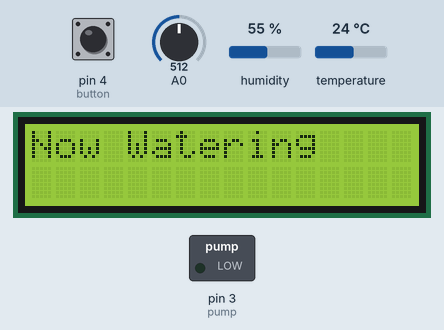
The sketch below on a simulated Arduino Uno, built with avr-gcc and run on an emulated ATmega328P. Parts: 16×2 character LCD, switched loads named in the sketch (green lamp = pin HIGH). The test bench sets the inputs (shaded band); at power-on: A0 = 512, humidity 55 %, pin 4 (button) LOW, temperature 24 °C. What the sketch prints to the serial monitor is not drawn.

Above: at 6.1 s.
6.2 s: A0 set to 306
At 11.9 s:
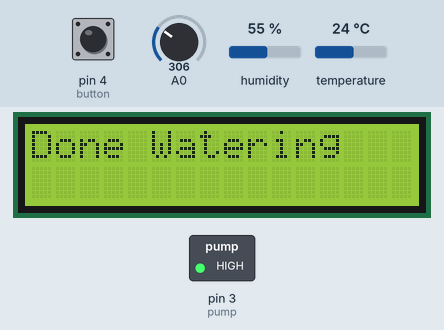
20.2 s: humidity set to 22 %
At 21.8 s:
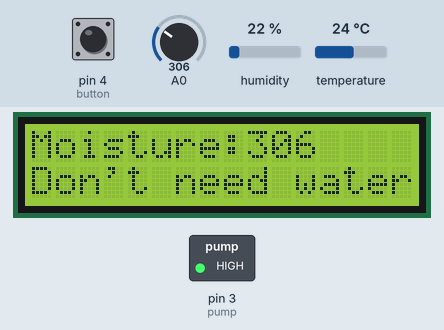
34.2 s: pin 4 (button) pulled HIGH for 3 s
At 42.1 s:
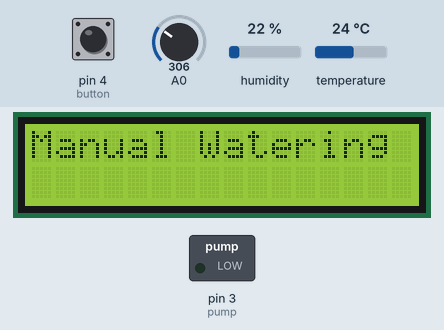
51.2 s: A0 set to 122
65.2 s: temperature set to 12 °C
Timing chart, 0 to 68.2 s (numbered marks = the images above; inputs shaded):
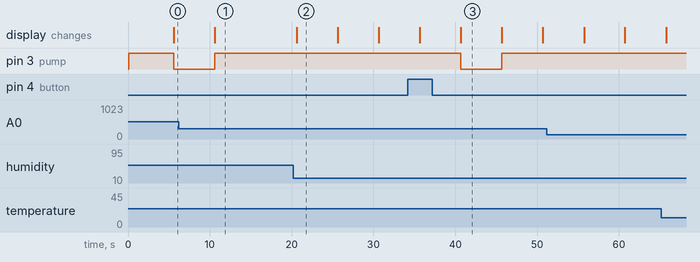

Measured:
- after the input at 34.2 s, pin 3 (pump): HIGH → LOW after 6.5 s, → HIGH 5.0 s later; the display: first differs from a run without the input after 6.5 s (image 3)
- what the display in image 2 shows lasts 5.0 s, from 20.6 s to 25.6 s

The sketch:

Source.ino
```cpp
#include <DHT.h>
#define Type DHT11
#include <LiquidCrystal.h>

// initialize the library by associating any needed LCD interface pin
// with the arduino pin number it is connected to
LiquidCrystal lcd(7, 8, 9, 10, 11, 12);

// lower moisture reading means higher moisture.
// wet soil reads 440-450, air = 500-510, water is 280-290
const int pump = 3; // Pin connected to the pump relay
const int button = 4; // button pin
const int dry = 480; // Threshold moisture level; below this, watering is not needed
const int wait = 5000; // Wait time in milliseconds

int sensePin = 2; // Pin connected to the DHT sensor
DHT HT(sensePin, Type); // Initialize DHT sensor
float humid; // Variable to store humidity
float temp; // Variable to store humidity

void setup() {

  lcd.begin(16, 2); // set up the LCD's number of columns and rows:
  lcd.print("System On");
  pinMode(pump, OUTPUT);
  pinMode(button, INPUT);
  Serial.begin(9600); // open serial port, set the baud rate as 9600 bps
  HT.begin();
  digitalWrite(pump, HIGH); // turn pump off
  delay(500);
}

void loop() {
  lcd.setCursor(0,0); //Set up the cursor to column 0, line 1
  int moisture = analogRead(0); //connect sensor to Analog 0
  humid = HT.readHumidity();
  temp = HT.readTemperature();
  int buttonState = digitalRead(button);

  delay(wait);
  char buffer[17]; // buffer to hold the formatted string
  sprintf(buffer, "Moisture:%d", moisture);

    // Manual watering control with button press
  if (buttonState == HIGH) { // Button pressed
    lcd.clear();
    lcd.print("Manual Watering");
    Serial.println("Manual Watering");
    digitalWrite(pump, LOW); // Turn the pump on
    delay(wait);
    digitalWrite(pump, HIGH); // Turn the pump off
    lcd.clear();
    lcd.print("Watering Done");
    delay(wait);
    lcd.clear();
    return; // Skip the rest of the loop
  }
    // Turn water on/off depending on moisture level
  if(moisture >= dry){
    lcd.clear();
    Serial.println(moisture);
    lcd.print("Now Watering");
    Serial.println("Now Watering");
    digitalWrite(pump, LOW); // turn pump on
    delay(wait);

    lcd.clear();
    digitalWrite(pump, HIGH); // turn pump off
    Serial.println("Done Watering");
    lcd.print("Done Watering");
    delay(wait);
  } else {
    lcd.clear();
    Serial.println(moisture);
    lcd.print(buffer);
    lcd.setCursor(0, 1);
    lcd.print("Don't need water");
    Serial.println("Don't need water");
    delay(wait);
    lcd.clear();
    lcd.print("Temp: ");
    lcd.print(temp);
    lcd.print(" C");
    lcd.setCursor(0, 1);
    lcd.print("Humidity: ");
    lcd.print(humid);
  }

}
```
